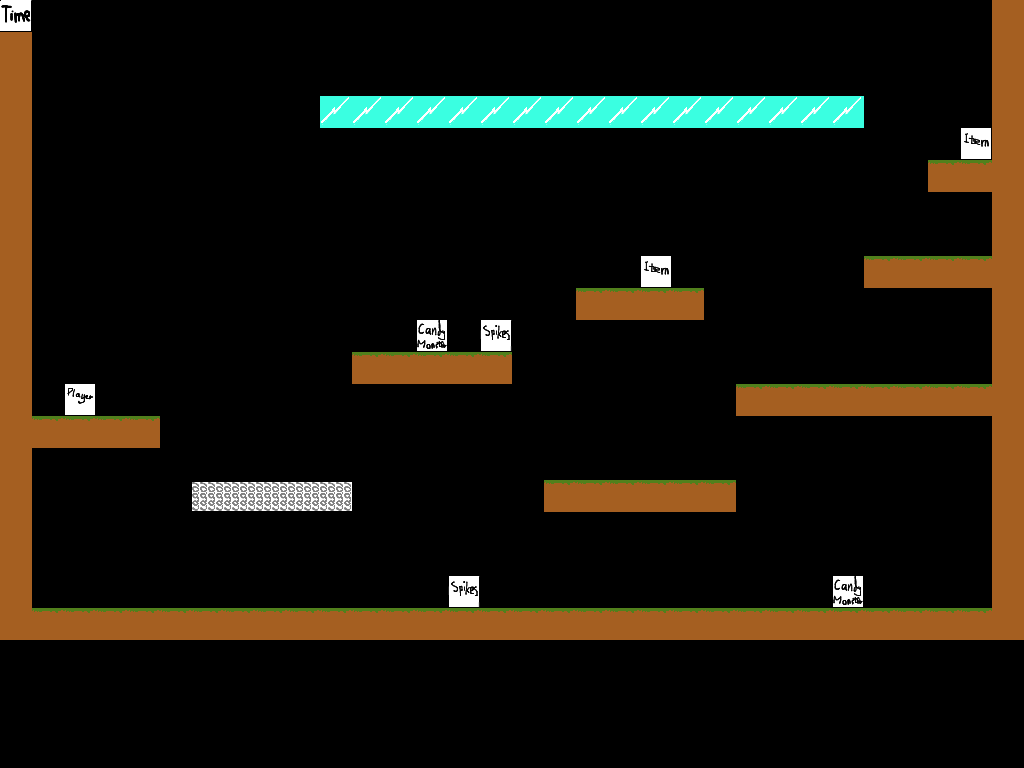

This is a level from a 2D game, rendered from its Tiled map with the project's own tilesets. A one-line summary and the map file follow, with tile-layer data summarised:
An orthogonal 32x24 tile map with 32x32 px tiles, 3 tile layers (solids, data, position).

<map version="1.0" orientation="orthogonal" width="32" height="24" tilewidth="32" tileheight="32">
 <tileset firstgid="1" name="rutor32x32" tilewidth="32" tileheight="32">
  <image source="rutor32x32.png" width="128" height="256" />
  <tile id="0">
   <properties>
    <property name="property" value="solidGround" />
   </properties>
  </tile>
  <tile id="1">
   <properties>
    <property name="property" value="solidGround" />
   </properties>
  </tile>
  <tile id="3">
   <properties>
    <property name="property" value="solidGround" />
   </properties>
  </tile>
  <tile id="4">
   <properties>
    <property name="property" value="spring" />
   </properties>
  </tile>
  <tile id="5">
   <properties>
    <property name="property" value="ice" />
   </properties>
  </tile>
  <tile id="7">
   <properties>
    <property name="property" value="moveableBox" />
   </properties>
  </tile>
  <tile id="8">
   <properties>
    <property name="property" value="iceSpring" />
   </properties>
  </tile>
  <tile id="27">
   <properties>
    <property name="time" value="90" />
   </properties>
  </tile>
  <tile id="28">
   <properties>
    <property name="property" value="candyMonster" />
   </properties>
  </tile>
  <tile id="29">
   <properties>
    <property name="property" value="item" />
   </properties>
  </tile>
  <tile id="30">
   <properties>
    <property name="property" value="player" />
   </properties>
  </tile>
  <tile id="31">
   <properties>
    <property name="property" value="spikes" />
   </properties>
  </tile>
 </tileset>
 <layer name="solids" width="32" height="24">
  <data>[768 cells, 253 non-empty, 5 distinct tile ids]</data>
 </layer>
 <layer name="data" width="32" height="24">
  <data>[768 cells, 1 non-empty, 1 distinct tile ids]</data>
 </layer>
 <layer name="position" width="32" height="24">
  <data>[768 cells, 7 non-empty, 4 distinct tile ids]</data>
 </layer>
</map>
